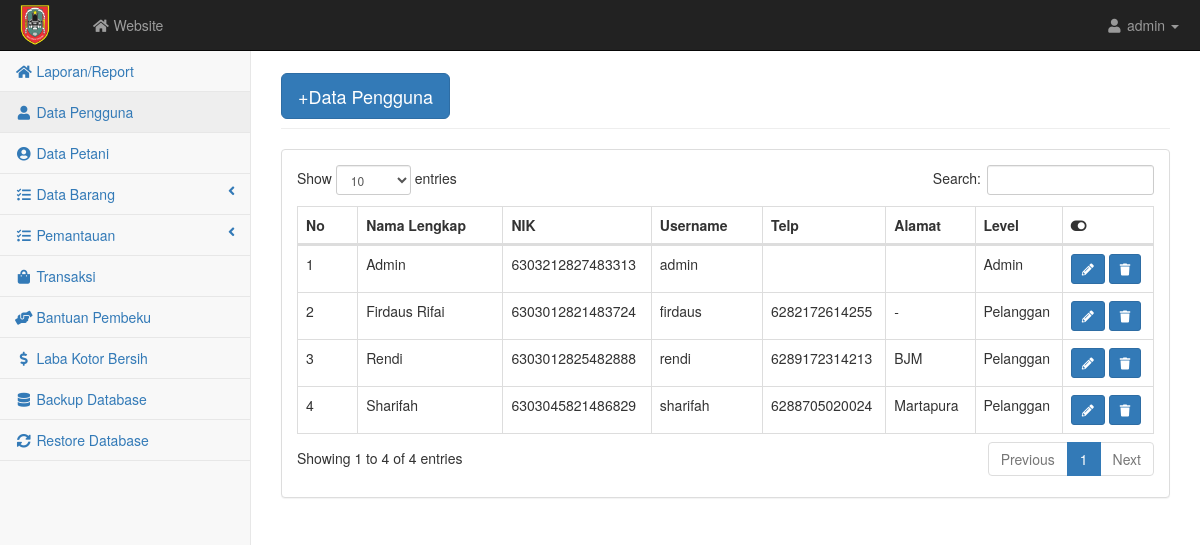
Screenshot of /admin/user.php with the database file from the repository.
### tables this page shows
CREATE TABLE `user` (
  `id` int(5) NOT NULL,
  `nama` varchar(100) NOT NULL,
  `username` varchar(10) NOT NULL,
  `password` varchar(10) NOT NULL,
  `nik` varchar(30) NOT NULL,
  `telp` varchar(15) NOT NULL,
  `alamat` text NOT NULL,
  `level` varchar(30) NOT NULL,
  `luaslahan` varchar(50) NOT NULL
);

### admin/user.php (the view)
<?php require('atas.php') ?>
<div id="page-wrapper">
    <div class="container-fluid">
        <div class="row">
            <div class="col-lg-12">
                <h1 class="page-header"><button class="btn btn-primary btn-lg"><a href="user_input.php" style="color: white; text-decoration: none">+Data Pengguna</a></button></h1>
            </div>
        </div>
        <div class="row">
            <div class="col-lg-12">
                <div class="panel panel-default">
                    <div class="panel-body">
                        <div class="table-responsive">
                            <table class="table table-bordered table-hover" id="dataTables-example">
                                <thead class="success">
                                    <tr>
                                        <th>No</th>
                                        <th>Nama Lengkap</th>
                                        <th>NIK</th>
                                        <th>Username</th>
                                        <th>Telp</th>
                                        <th>Alamat</th>
                                        <th>Level</th>
                                        <th><i class="fa fa-toggle-on"></i></th>
                                    </tr>
                                </thead>
                                <tbody>
                                    <?php $no=1; $query = mysqli_query($kon, "SELECT * FROM user WHERE level !='Petani' ORDER BY nama ASC");
                                        while($data = mysqli_fetch_array($query)){ ?>
                                            <tr class="odd gradeX">
                                                    <td><?= $no++; ?></td>
                                                    <td><?= $data['nama'] ?></td>
                                                    <td><?= $data['nik'] ?></td>
                                                    <td><?= $data['username'] ?></td>
                                                    <td><?= $data['telp'] ?></td>
                                                    <td><?= $data['alamat'] ?></td>
                                                    <td><?= $data['level'] ?></td>
                                                    <td>
                                                        <a href="user_edit.php?id=<?php echo $data['id']; ?>" class="btn  btn-primary btn-sm"><i class="fa fa-pencil-alt"></i></a>
                                                        <a href="delete.php?id=<?php echo $data['id'] ?>&level=user" class="btn  btn-primary btn-sm"><i class="fa fa-trash"></i></a>
                                                    </td>
                                                </tr>
                                        <?php } ?>
                                </tbody>
                            </table>
                        </div>
                    </div>
                </div>
            </div>
        </div>
    </div>
</div>
    </div>
<?php require('bawah.php') ?>

### admin/css/startmin.css (style rules this page uses)
body { background-color: #f8f8f8; }
#page-wrapper { padding-top: 30px; min-height: 568px; background-color: #fff; }
@media (min-width:768px) { #page-wrapper { position: inherit; margin-left: 250px; padding: 30px 15px 0 15px; border-left: 1px solid #e7e7e7; } }
table.dataTable thead .sorting, table.dataTable thead .sorting_asc, table.dataTable thead .sorting_desc, table.dataTable thead .sorting_asc_disabled, table.dataTable thead .sorting_desc_disabled { background: 0 0; }
table.dataTable thead .sorting_asc:after { content: "\f0de"; float: right; font-family: fontawesome; }
table.dataTable thead .sorting:after { content: "\f0dc"; float: right; font-family: fontawesome; color: rgba(50,50,50,.5); }

### rows the page displays
user: nama "Admin", nik "6303212827483313", username "admin", level "Admin"
user: nama "Firdaus Rifai", nik "6303012821483724", username "firdaus", telp "6282172614255", alamat "-", level "Pelanggan"
user: nama "Rendi", nik "6303012825482888", username "rendi", telp "6289172314213", alamat "BJM", level "Pelanggan"
user: nama "Sharifah", nik "6303045821486829", username "sharifah", telp "6288705020024", alamat "Martapura", level "Pelanggan"
